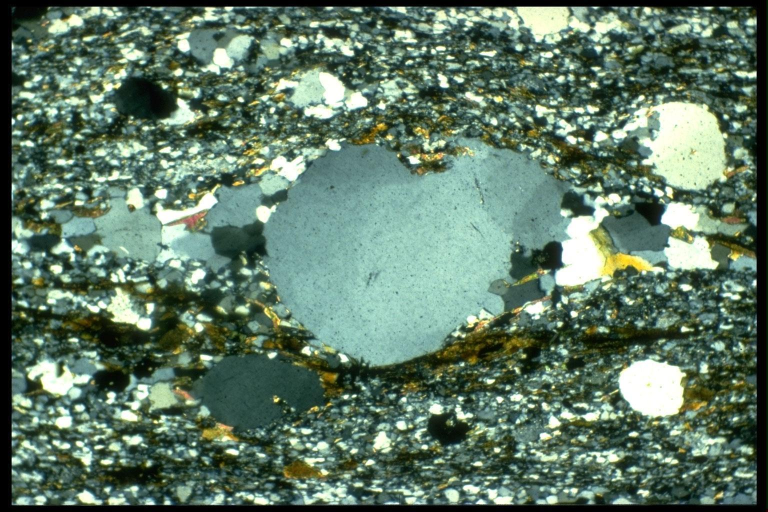
%> input picture Final/images/with/image_0001.jpg, 1536 x 1024 px (shown at 1/2 size); its folder holds 4 pictures in this run
$ octave --eval "driver;"   (GNU Octave 9; MATLAB toolbox functions it lacks are replaced by stand-ins)
%> lines starting %> are read from the running program, lines starting %| are printed output that depends on the picture
### Final/common/do_preprocessing.m
function do_preprocessing(config_file)

%%% Function to copy the raw images for the source directory into the
%%% directory for the experiment and perform various normalizations on them
%%% in the process.

%%% Currently the function normalizes all images to a fixed size
%%% (specificed in Preprocessing.Image_Size) using the axis specified in
%%% Preprocessing.Axis_For_Resizing (either 'x' or 'y').

%% Also rescales file containing ground thruth locations of objects
%% within the scene. File name that holds locations of objects is
%% specified in Global.Ground_Truth_Name. The variable in the file
%% is gt_bounding_boxes which is a 1 x nImages (of that class) cell
%% array, each element holding a 4 x nInstances (per image) matrix, with
%% the bounding box for each instance within the image. The format is:
%% [top_left_x top_left_y width height];
%% (should originally be in subdirectories of IMAGE_DIR, but will be
%%  copied to RUN_DIR by do_preprocessing.m)

%%% All images are put into the RUNDIR/Global.Image_Dir_Name directory in one
%%% big collection; i.e. all images from all classes will be in the same directory

%%% R.Fergus (fergus@csail.mit.edu) 8/9/05.

%%% evaluate global configuration file
eval(config_file);

%%% reset frame counter
frame_counter = 1;

%%% make directory in experimental dir. for images
[s,m1,m2]=mkdir(RUN_DIR,Global.Image_Dir_Name);

%%%% Go through each of the categories
for cat = 1 : Categories.Number

  %%% Generate filenames for images
  in_file_names = genFileNames(Categories.Name(cat),Categories.Frame_Range{cat},IMAGE_DIR,Global.Image_File_Name,Global.Image_Extension,Global.Num_Zeros);

  %%% load up gronud truth location file (it exists)
  if (exist([IMAGE_DIR,'/',Categories.Name{cat},'/',Global.Ground_Truth_Name,'.mat']));
    %% load up file
    load([IMAGE_DIR,'/',Categories.Name{cat},'/',Global.Ground_Truth_Name,'.mat']);
    %% copy the variable held in file
    gt_bounding_boxes_original = gt_bounding_boxes;
    clear gt_bounding_boxes; %% clear original
    %% set flag
    location_information_present = 1;
  else
    location_information_present = 0;
  end

  for frame = 1:length(in_file_names)

    %%% read image in
    im = imread(in_file_names{frame});

    %%% find out size of image
    [imy,imx,imz] = size(im);

    %%% Resize image, proved Preprocessing.Image_Size isn't zero
    %%% in which case, do nothing.
    if (Preprocessing.Image_Size>0)

      %%% Figure out scale factor for resizing along appropriate axis
      if strcmp(Preprocessing.Axis_For_Resizing,'x')
        scale_factor = Preprocessing.Image_Size / imx;
      elseif strcmp(Preprocessing.Axis_For_Resizing,'y')
        scale_factor = Preprocessing.Image_Size / imy;
      else
        error('Unknown axis');
      end

      %%% Rescale image using bilinear scaling
      im = imresize(im,scale_factor,Preprocessing.Rescale_Mode);
    else
      scale_factor = 1;
    end

    %%% resize ground truth location information
    if (location_information_present)
      gt_bounding_boxes{frame} = gt_bounding_boxes_original{frame} * scale_factor;
    end

    %%% Now save out to directory.
    fname = [RUN_DIR,'/',Global.Image_Dir_Name,'/',Global.Image_File_Name,prefZeros(frame_counter,Global.Num_Zeros),Global.Image_Extension];
    imwrite(im,fname,Global.Image_Extension(2:end));

    %%% increment frame counter
    frame_counter = frame_counter + 1;

    if (mod(frame_counter,10)==0)
      fprintf('.%d',frame_counter);
    end

  end

  if (location_information_present)
    %% Now save rescaled ground truth information to RUNDIR, using class
    %% name as tag (since we mgiht have several classes with gt_location information).
    fn = [RUN_DIR,'/',Global.Ground_Truth_Name,'_',Categories.Name{cat},'.mat'];
    save(fn,'gt_bounding_boxes');
  end

  fprintf('\n');

end

### Final/driver.m
function driver()


config_file = 'config_file_1';
%% copy all of the images in our folder for restoration between different preprocessing events
path_with = 'Final/images/with/';
path_without = 'Final/images/without/';
files_with = dir2(strcat(path_with, '**'));
files_without = dir2(strcat(path_without, '**'));


%% read in all the images and store/index them
for k = 1:numel(files_with)
  filename_with{k}   = files_with(k).name;
  img_originals_with{k}     = imread(strcat(path_with,filename_with{k}));
  img_copies_with{k} = img_originals_with{k};
  [~,name_with{k},~] = fileparts(filename_with{k});
end

for k = 1:numel(files_without)
  filename_without{k}   = files_without(k).name;
  img_originals_without{k}     = imread(strcat(path_without, filename_without{k}));
  img_copies_without{k} = img_originals_without{k};
  [~,name_without{k},~] = fileparts(filename_without{k});
end


%% no custom preprocessing

%%% run configuration script robustly to get EXPERIMENT_TYPE
%%% this tells if we are doing plsa or a bag or words or a parts and
%%% structure experiment etc.
try
    eval(config_file);
catch

end

%% call of these functions, except do_svm/naive, prior to testing new images.

  % [49 lines of commented-out code are left out]

%% Total Variation Denoising

lambda = 1.0;
%> lambda = 1
niter = 20;
se = strel('disk', 5);

  % Modify and store copied images in place of our original images.
   for k = 1:numel(files_with)

     % gray any images that are color before canny edge
    if size(img_copies_with{k},3) == 3
        img_copies_with{k} = rgb2gray(img_copies_with{k});
    end

    %img_copies_with{k} = TVL1denoise(img_copies_with{k}, lambda, niter);

    img_copies_with{k} = imdilate(img_copies_with{k}, se);
    img_copies_with{k} = imerode(img_copies_with{k}, se);

    fprintf('part1 %d / %d complete\n', k, numel(files_with))

    imwrite(img_copies_with{k},strcat(path_with, filename_with{k}));
   end
%> this loop made 4 passes
%> pass 1, in driver, `imwrite(img_copies_with{k},strcat(path_with, filename_with{k}));`:
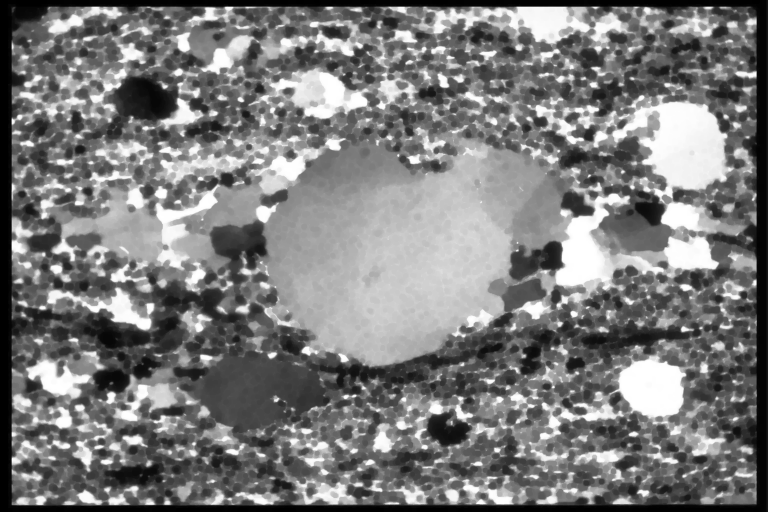
%> saved as image_0001.jpg: size 1024x1536 uint8 (shown at 1/2 size); min 0, max 255, mean 123
%> pass 2, in driver, `imwrite(img_copies_with{k},strcat(path_with, filename_with{k}));`:
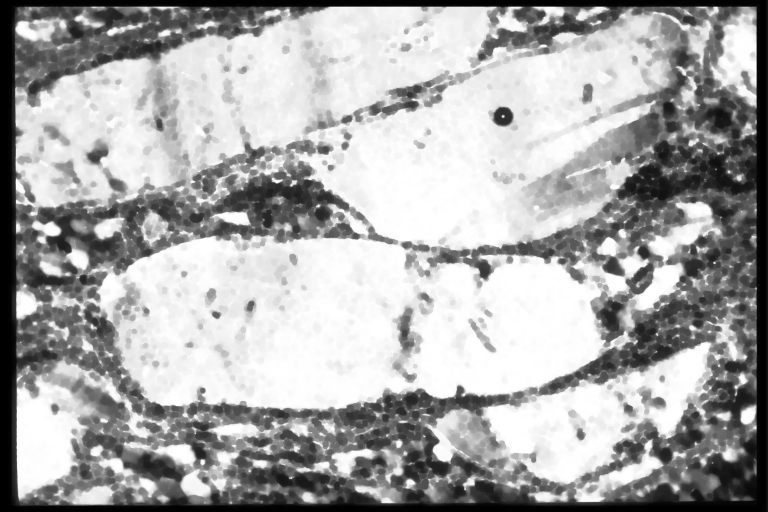
%> saved as image_0002.jpg: size 1024x1536 uint8 (shown at 1/2 size); min 0, max 255, mean 169.5


   for k = 1:numel(files_without)

     % gray any images that are color before canny edge
    if size(img_copies_without{k},3) == 3
        img_copies_without{k} = rgb2gray(img_copies_without{k});
    end

    %img_copies_without{k} = TVL1denoise(img_copies_without{k}, lambda, niter);
    img_copies_without{k} = imdilate(img_copies_without{k}, se);
    img_copies_without{k} = imerode(img_copies_without{k}, se);

    fprintf('part2 %d / %d complete\n', k, numel(files_with))

    imwrite(img_copies_without{k},strcat(path_without, filename_without{k}));
   end

% test

   %% display the now modified image
   figure, imshow(img_copies_with{1})

   pre_test(config_file);
% [21 lines not run here, left out]
function test(config_file, filter_name)
    fprintf('\nNaive bayes using %s\n', filter_name);
    do_naive_bayes(config_file);
    do_naive_bayes_evaluation(config_file);

    fprintf('\nSVM using %s\n', filter_name);
    do_svm(config_file);
    do_svm_evaluation(config_file);
end

function pre_test(config_file)
%> called with config_file = 'config_file_1'
    %%% generate random indices for trainig and test frames
    do_random_indices(config_file);
%> (this line was passed over: do_random_indices is not available in this run)

    %%% copy & resize images into experiment subdir
    do_preprocessing(config_file);
%> the run ends on the next line

    %%% run interest operator over images and obtain representation of interest points
    do_interest_operator(config_file);

    %%% form appearance codebook
    do_form_codebook(config_file);

    %%% VQ appearance of regions
    do_vq(config_file);

end


function listing = dir2(varargin)

if nargin == 0
    name = '.';
elseif nargin == 1
    name = varargin{1};
else
    error('Too many input arguments.')
end

listing = dir(name);

inds = [];
n    = 0;
k    = 1;

while n < 2 && k <= length(listing)
    if any(strcmp(listing(k).name, {'.', '..'}))
        inds(end + 1) = k;
        n = n + 1;
    end
    k = k + 1;
end

listing(inds) = [];
end
